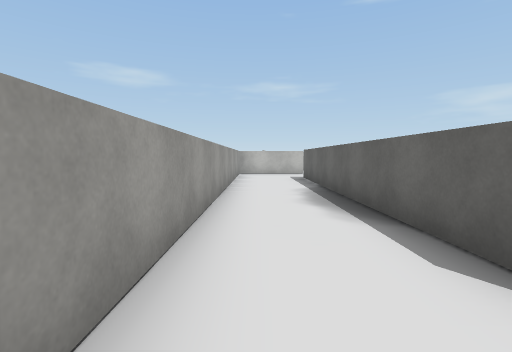
view 1 (above)

24 first-person views from a walk through a 3-D level made in the Unity game engine. The camera is 1.4 m above the floor, tilts 4° down and sees 85° across. The floor is counted in squares, 1.8 m on a side. Each view is taken from the middle of a square. On the plan, view 1 faces up. The plan holds only what a view shows up to about 10 squares ahead; the rest is blank. The player character is not drawn. Some surface patterns are stand-ins.

view 2
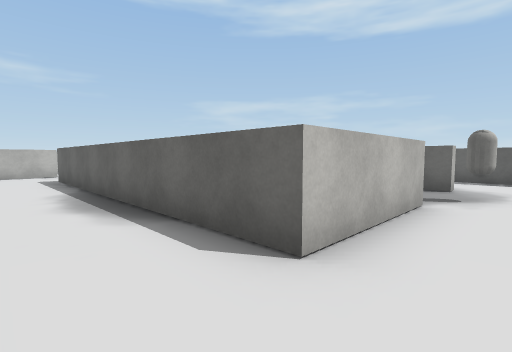

view 3
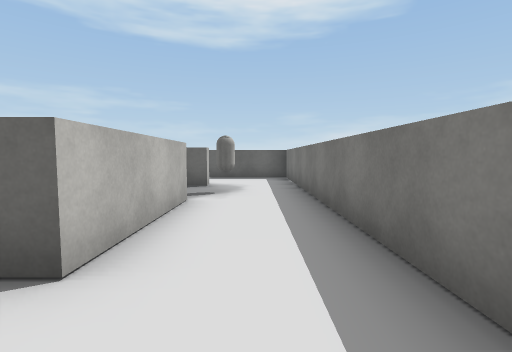

view 4
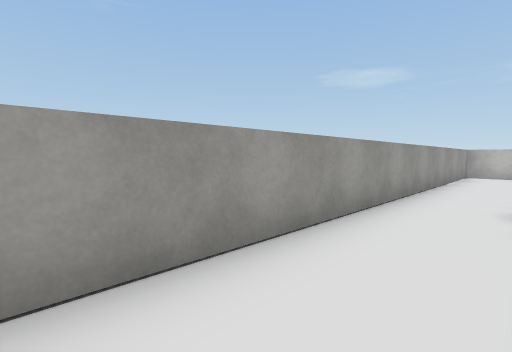

view 5
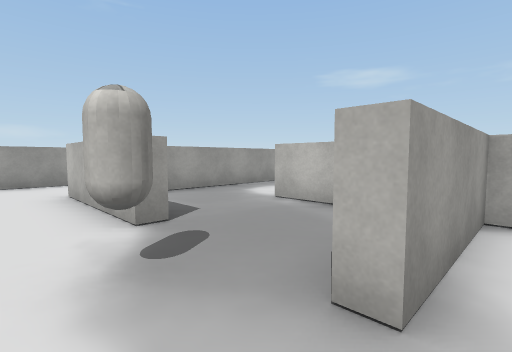

view 6
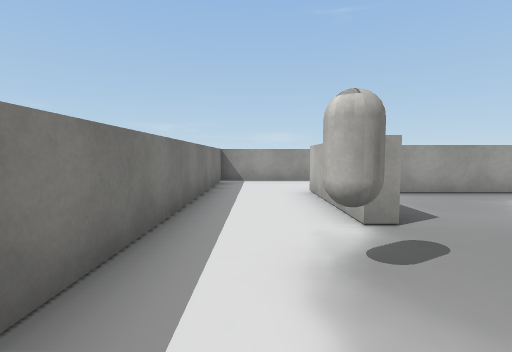

view 7
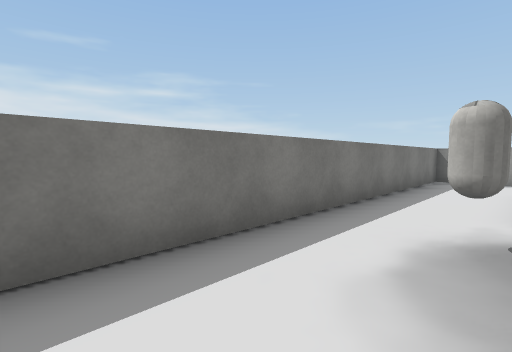

view 8
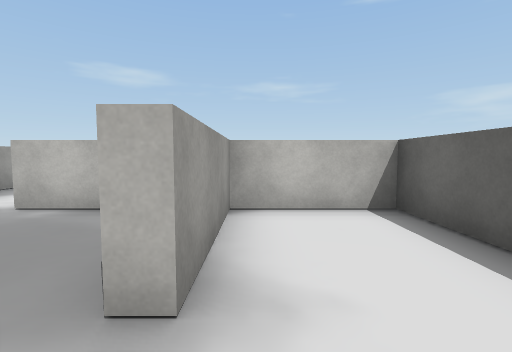

view 9
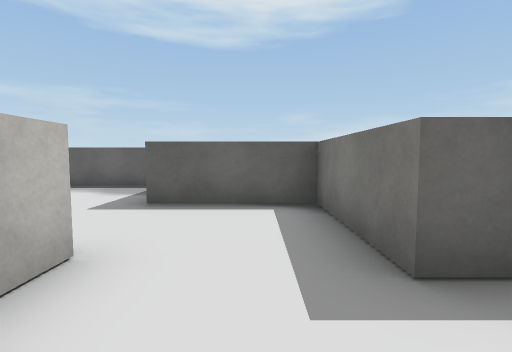

view 10
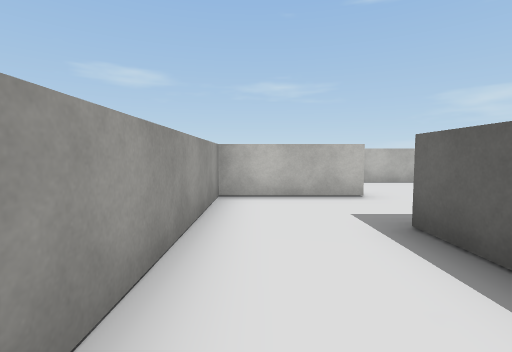

view 11
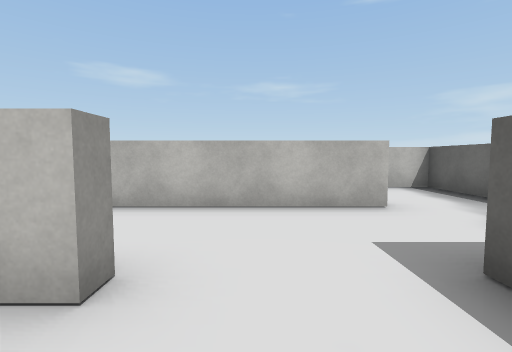

view 12
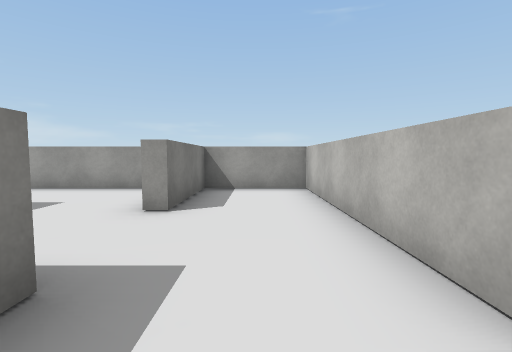

view 13
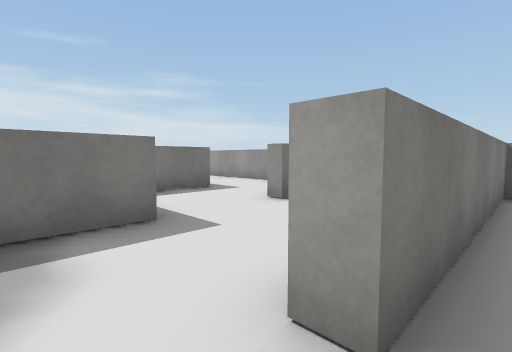

view 14
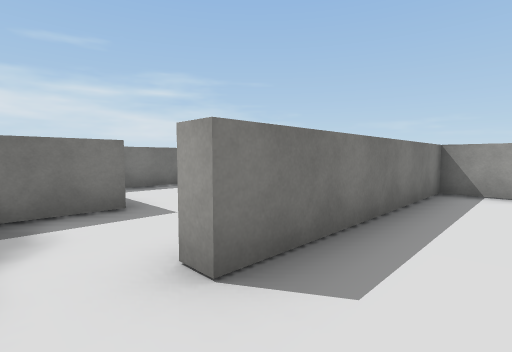

view 15
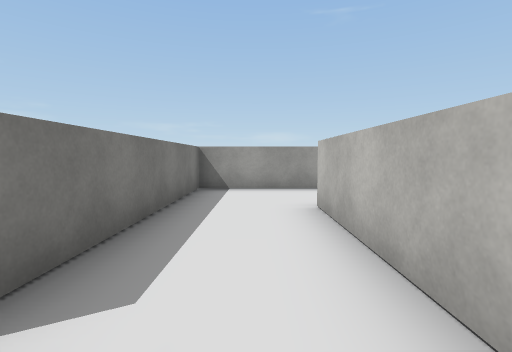

view 16
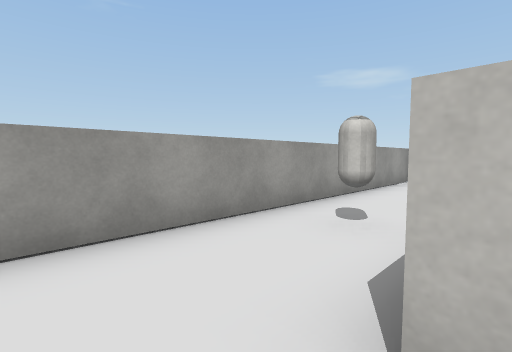

view 17
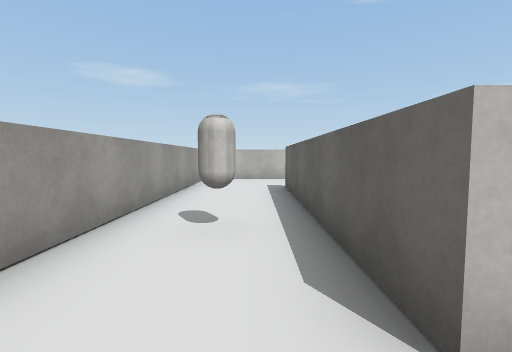

view 18
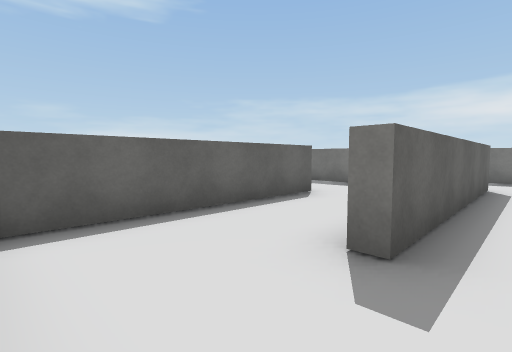

view 19
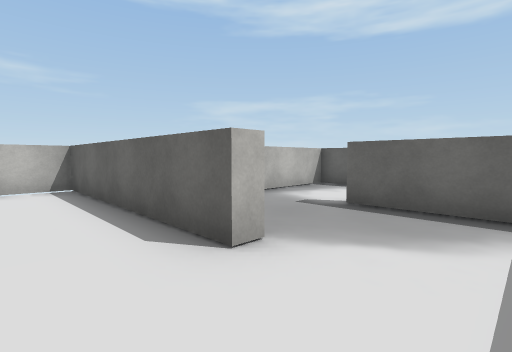

view 20
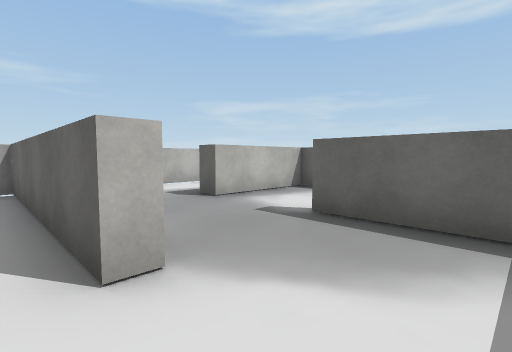

view 21
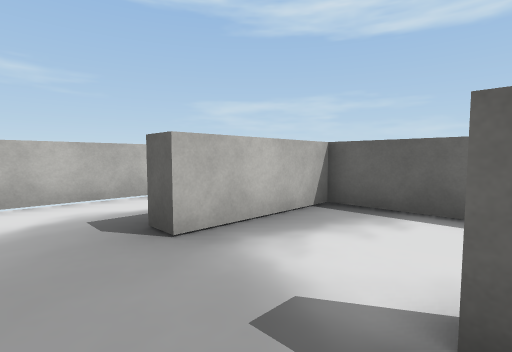

view 22
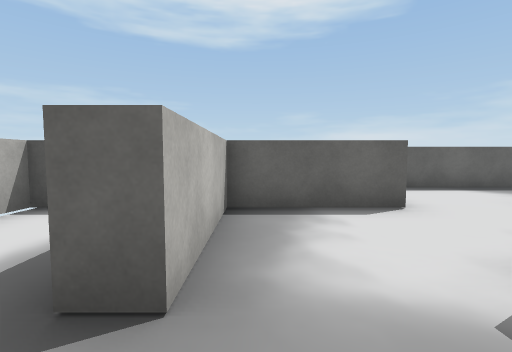

view 23
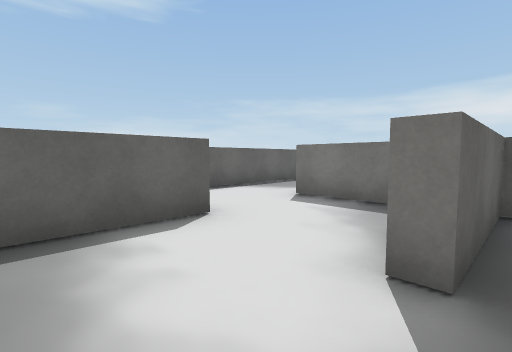

view 24
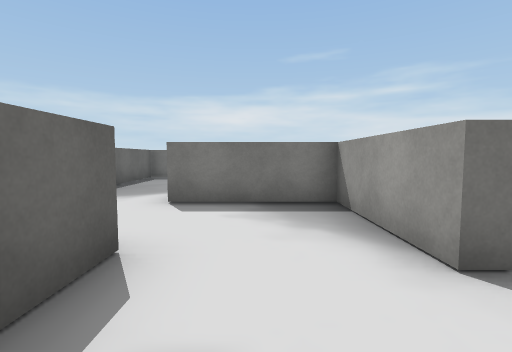

### Floor plan
Points are (right, up) in squares from view 1. A wall is a line through its corners. A room is listed if a view was taken in it or the views show most of it. See-through windows are left out.
Room 1 (views 1, 2, 3, 4, 9, 10)
walls: (5, 1.6) (5, 1.3) (1.7, 1.3) (1.7, 10); (2.1, 12.4) (-0.7, 12.4) (-0.7, -1.1) (6.4, -1.1)
ways out: opening at (7, 0.5) to room 2; opening at (2, 11.5) to room 3; opening at (6, 2) to room 11
objects: capsule (6, 1)
Room 2 (views 5, 6, 7, 8)
walls: (10.1, 0.4) (10.1, 4) (7.6, 4) (7.6, 1.2); (6.4, -1.1) (9.9, -1.1)
ways out: opening at (7, 0.5) to room 1
Room 3 (view 11)
walls: (1.7, 10) (4.5, 10) (4.5, 12.8)
ways out: opening at (2, 11.5) to room 1; opening at (3, 13) to room 8
Room 4 (view 12)
walls: (5, 15.6) (5, 15.2) (3.5, 15.2); (4.5, 12.8) (6, 12.8); (7.3, 13.8) (7.3, 15.5)
ways out: opening at (6, 16) to room 5; opening at (4.5, 14.5) to room 8
Room 5 (views 13, 14, 15, 16, 17, 18, 19, 20)
walls: (5, 20.8) (4.5, 20.8) (4.5, 26.4) (0.2, 26.4); (-0.7, 26.2) (-0.7, 15.6) (5, 15.6); (7.3, 15.5) (7.3, 17.9) (1.7, 17.9) (1.7, 23.9) (2.1, 23.9)
ways out: opening at (6, 16) to room 4; opening at (5, 19.5) to room 10
objects: capsule (0, 20)
Room 6 (views 21, 22, 23, 24)
walls: (7.3, 21.2) (7.6, 21.2); (10.1, 20.8) (10.1, 23.4) (7.3, 23.4)
ways out: opening at (6.5, 24) to room 7; opening at (8.5, 21) to room 9; opening at (6, 21) to room 10
Room 7 (no view inside)
walls: (7.3, 23.4) (7.3, 24); (10.1, 26.4) (6.1, 26.4)
ways out: opening at (6.5, 24) to room 6
Room 8 (no view inside)
walls: (3.5, 15.2) (-0.7, 15.2) (-0.7, 12.8) (2.1, 12.8) (2.1, 12.4)
ways out: opening at (3, 13) to room 3; opening at (4.5, 14.5) to room 4
Room 9 (no view inside)
walls: (7.6, 21.2) (7.6, 18.4) (10.5, 18.4)
ways out: opening at (8.5, 21) to room 6; opening at (10, 19.5)
Room 10 (no view inside)
walls: (4.8, 18.4) (7.3, 18.4) (7.3, 21.2)
ways out: opening at (5, 19.5) to room 5; opening at (6, 21) to room 6
Room 11 (no view inside)
walls: (7.3, 1.2) (7.3, 1.9)
ways out: opening at (6, 2) to room 1; opening at (4.5, 3)

Positions as (right, up) in squares from view 1, and headings:
1: (0, 0), facing up
2: (0, 0), facing up-right
3: (0, 0), facing right
4: (1, 0), facing up-left
5: (8, 0), facing up-left
6: (8, 0), facing left
7: (9, 1), facing down-left
8: (8, 0), facing up
9: (0, 11), facing right
10: (0, 7), facing up
11: (3, 11), facing up
12: (6, 14), facing left
13: (6, 16), facing down-left
14: (6, 17), facing down-left
15: (6, 17), facing left
16: (2, 17), facing up-left
17: (1, 17), facing up
18: (1, 26), facing down-right
19: (3, 19), facing up-right
20: (4, 19), facing up-right
21: (6, 21), facing up-right
22: (6, 23), facing right
23: (7, 23), facing down-right
24: (9, 23), facing down
